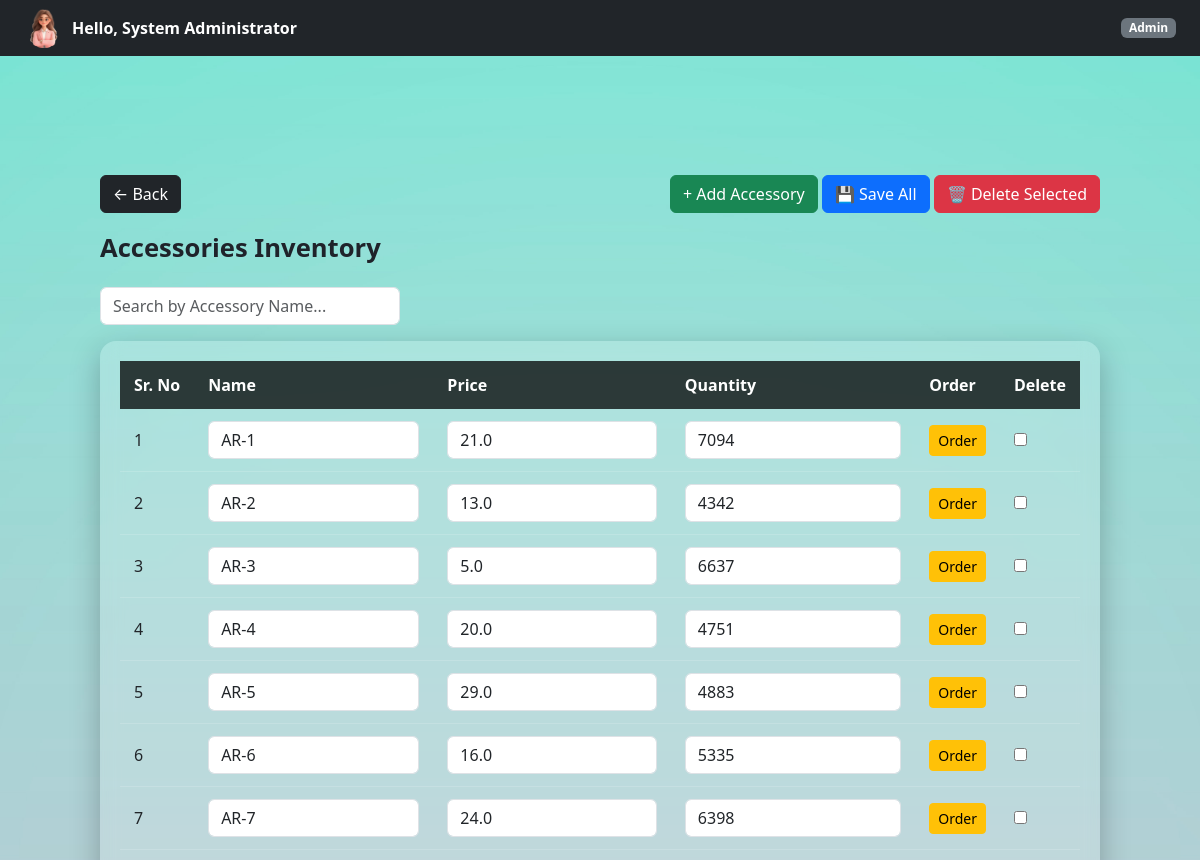
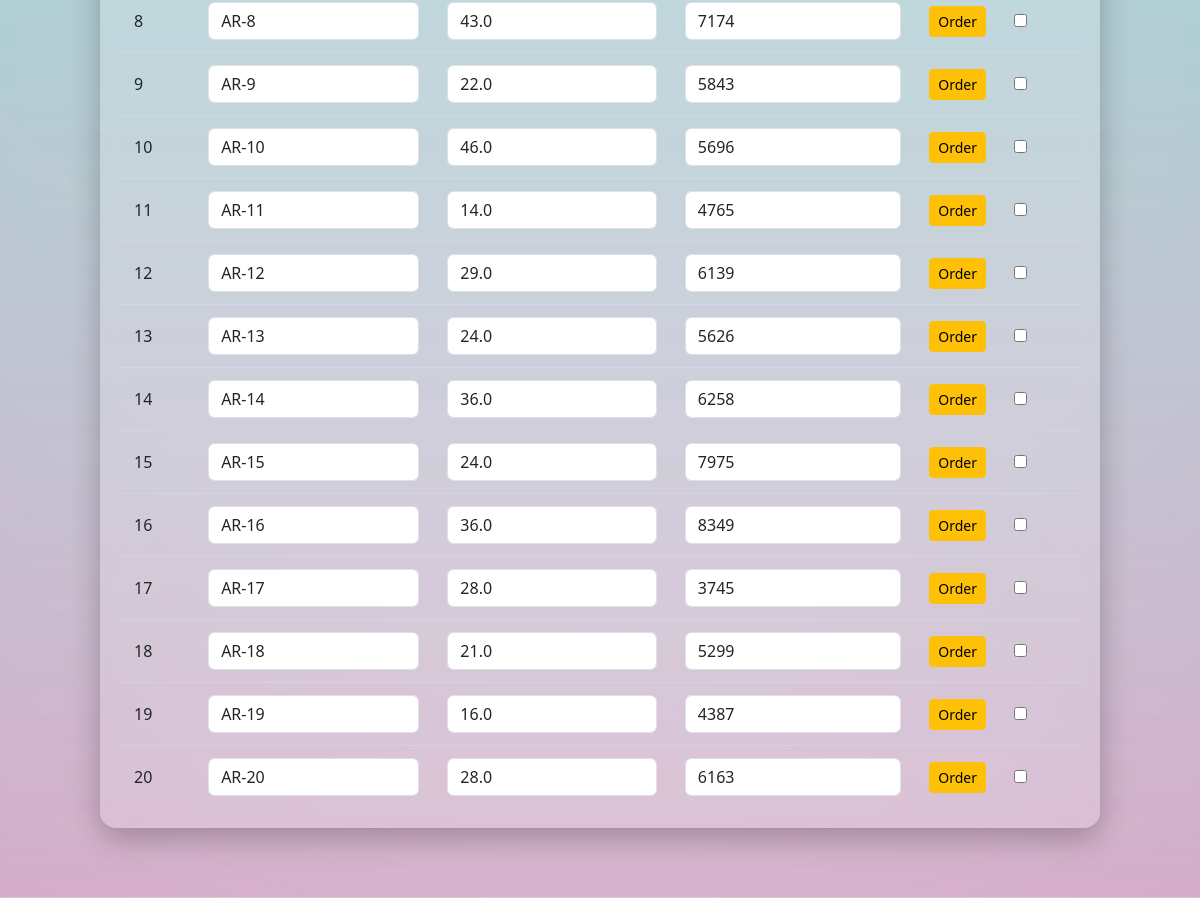
Page /admin/accessories (signed in) on the earlier database version (2 pictures, top to bottom).
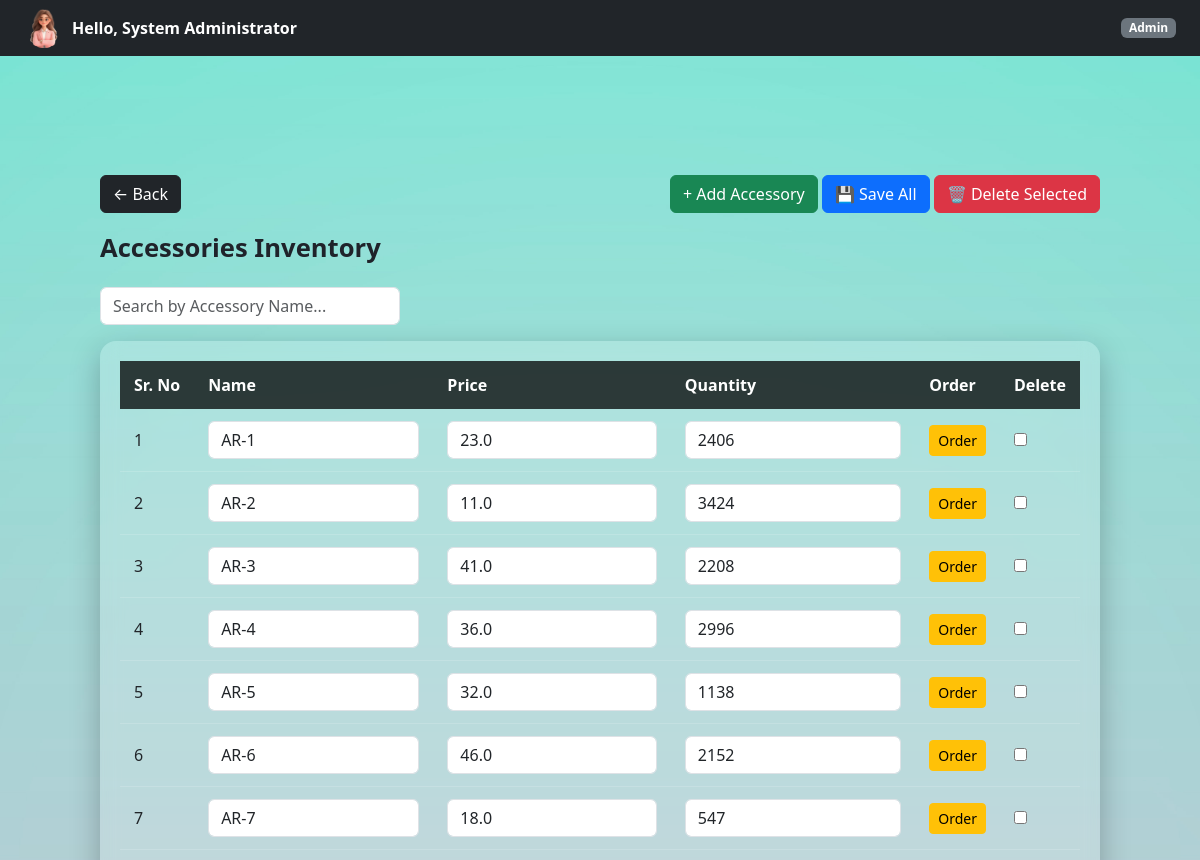
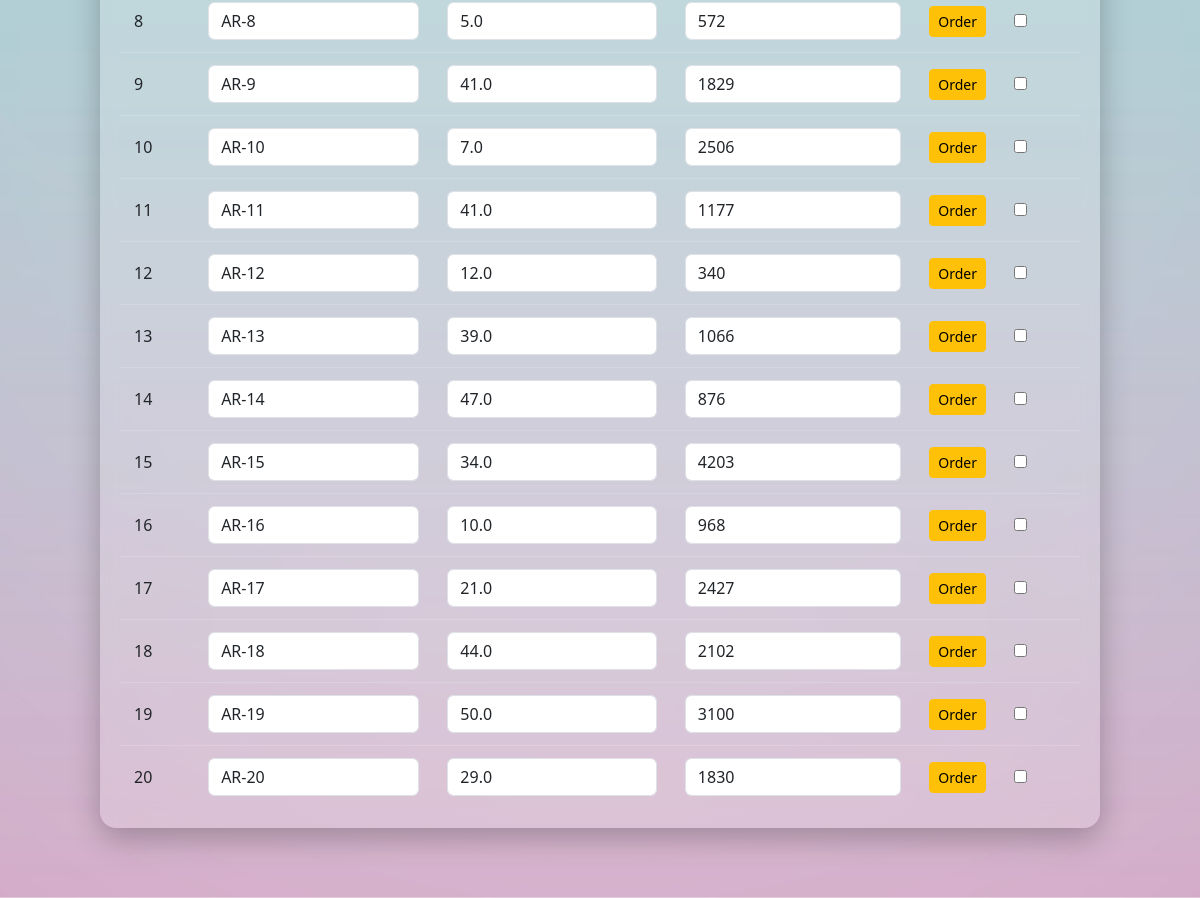
Same page on the later database version (2 pictures, top to bottom).
### controller/models.py (models this page shows)
class Accessory(db.Model):
    __tablename__ = "accessories"
    id = db.Column(db.Integer, primary_key=True)
    name = db.Column(db.String(100), nullable=False, unique= True)
    quantity = db.Column(db.Integer, default=0)
    price = db.Column(db.Float, nullable=False)

### controller/admin.py (the view)
@admin_bp.route("/accessories")
@login_required
@role_required("Admin")
def view_accessories():
    accessories = Accessory.query.all()
    return render_template(
        "admin/accessories.html",
        accessories=accessories
    )

### templates/admin/accessories.html (shortened to what this page needs)
{% extends "base.html" %}
{% block page_class %}company-dashboard-bg{% endblock %}
{% block free_content %}
{% include "partials/navbar.html" %}
<div class="dashboard-container">
    <div class="d-flex justify-content-between align-items-center mb-3">
        <a href="{{ url_for('admin.dashboard') }}" class="btn btn-dark">
            ← Back
        </a>
        <div>
            <button class="btn btn-success"
                onclick="addAccessoryRow()">
                + Add Accessory
            </button>
            <button form="accessoryForm" class="btn btn-primary">
                💾 Save All
            </button>
            <button type="button"
                class="btn btn-danger"
                onclick="deleteSelectedAccessories()">
                🗑 Delete Selected
            </button>
        </div>
    </div>
    <div class="page-title">Accessories Inventory</div>
    <input
        type="text"
        id="searchInput"
        placeholder="Search by Accessory Name..."
        class="form-control mb-3"
        style="max-width: 300px;"
    >
    <form
        id="accessoryForm"
        method="POST"
        action="{{ url_for('admin.bulk_update_accessories') }}"
    >
        <div class="glass-table">
            <table>
                <thead>
                    <tr>
                        <th>Sr. No</th>
                        <th>Name</th>
                        <th>Price</th>
                        <th>Quantity</th>
                        <th>Order</th>
                        <th>Delete</th>
                    </tr>
                </thead>
                <tbody id="accessoryTableBody">
                    {% for accessory in accessories %}
                    <tr>
                        <td class="sr-no">{{ loop.index }}</td>
                        <td>
                            <input
                                name="name[]"
                                value="{{ accessory.name }}"
                                class="form-control"
                            >
                        </td>
                        <td>
                            <input
                                name="price[]"
                                type="number"
                                step="0.01"
                                value="{{ accessory.price }}"
                                class="form-control"
                            >
                        </td>
                        <td>
                            <input
                                name="quantity[]"
                                type="number"
                                value="{{ accessory.quantity }}"
                                class="form-control"
                            >
                        </td>
                        <td>
                            <button
                                type="button"
                                class="btn btn-warning btn-sm"
                                onclick="orderAccessory('{{ accessory.id }}', '{{ accessory.name }}', '{{ accessory.price }}')">
                                Order
                            </button>
                        </td>
                        <td>
                            <input
                                type="checkbox"
                                name="selected_ids[]"
                                value="{{ accessory.id }}"
                            >
                        </td>
                    </tr>
                    {% endfor %}
                </tbody>
            </table>
        </div>
    </form>
</div>
{% endblock %}

Differences in the rows shown:
changed Accessory "AR-1": price "21.0" → "23.0"; quantity "7094" → "2406"
changed Accessory "AR-2": price "13.0" → "11.0"; quantity "4342" → "3424"
changed Accessory "AR-3": price "5.0" → "41.0"; quantity "6637" → "2208"
changed Accessory "AR-4": price "20.0" → "36.0"; quantity "4751" → "2996"
changed Accessory "AR-5": price "29.0" → "32.0"; quantity "4883" → "1138"
changed Accessory "AR-6": price "16.0" → "46.0"; quantity "5335" → "2152"
changed Accessory "AR-7": price "24.0" → "18.0"; quantity "6398" → "547"
changed Accessory "AR-8": price "43.0" → "5.0"; quantity "7174" → "572"
changed Accessory "AR-9": price "22.0" → "41.0"; quantity "5843" → "1829"
changed Accessory "AR-10": price "46.0" → "7.0"; quantity "5696" → "2506"
changed Accessory "AR-11": price "14.0" → "41.0"; quantity "4765" → "1177"
changed Accessory "AR-12": price "29.0" → "12.0"; quantity "6139" → "340"
changed Accessory "AR-13": price "24.0" → "39.0"; quantity "5626" → "1066"
changed Accessory "AR-14": price "36.0" → "47.0"; quantity "6258" → "876"
changed Accessory "AR-15": price "24.0" → "34.0"; quantity "7975" → "4203"
changed Accessory "AR-16": price "36.0" → "10.0"; quantity "8349" → "968"
changed Accessory "AR-17": price "28.0" → "21.0"; quantity "3745" → "2427"
changed Accessory "AR-18": price "21.0" → "44.0"; quantity "5299" → "2102"
changed Accessory "AR-19": price "16.0" → "50.0"; quantity "4387" → "3100"
changed Accessory "AR-20": price "28.0" → "29.0"; quantity "6163" → "1830"
